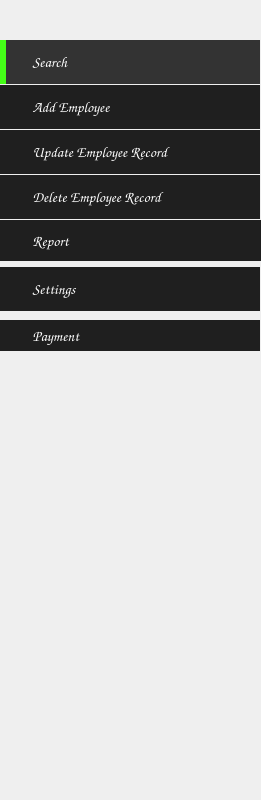
   <widget class="QWidget" name="leftWidget" native="true">
    <property name="geometry">
     <rect>
      <x>0</x>
      <y>-10</y>
      <width>261</width>
      <height>800</height>
     </rect>
    </property>
    <property name="styleSheet">
     <string notr="true">#leftWidget
{
	width:260px;
	background:#1F1F1F;
}</string>
    </property>
    <widget class="QPushButton" name="searchButton">
     <property name="geometry">
      <rect>
       <x>0</x>
       <y>40</y>
       <width>260</width>
       <height>44</height>
      </rect>
     </property>
     <property name="font">
      <font>
       <family>Comic Sans MS</family>
       <pointsize>11</pointsize>
      </font>
     </property>
     <property name="styleSheet">
      <string notr="true">#searchButton
{
	text-align:left;
	padding-left:20px;
	border:none;
	border-left:6px solid #44FF17;
	color:white;	
	background:#333333;
}</string>
     </property>
     <property name="text">
      <string>  Search</string>
     </property>
     <property name="icon">
      <iconset resource="../recources/resources.qrc">
       <normaloff>:/Images/icons8_Find_User_Male_50px.png</normaloff>:/Images/icons8_Find_User_Male_50px.png</iconset>
     </property>
     <property name="iconSize">
      <size>
       <width>32</width>
       <height>32</height>
      </size>
     </property>
    </widget>
    <widget class="QPushButton" name="addEmpButton">
     <property name="geometry">
      <rect>
       <x>0</x>
       <y>85</y>
       <width>260</width>
       <height>44</height>
      </rect>
     </property>
     <property name="font">
      <font>
       <family>Comic Sans MS</family>
       <pointsize>11</pointsize>
      </font>
     </property>
     <property name="styleSheet">
      <string notr="true">#addEmpButton
{
	text-align:left;
	padding-left:26px;
	border:none;	
	color:white;	
	background:#1F1F1F;
}
#addEmpButton:hover
{
	text-align:left;
	padding-left:26px;
	border:none;	
	color:white;	
	background:#333;
}</string>
     </property>
     <property name="text">
      <string>  Add Employee</string>
     </property>
     <property name="icon">
      <iconset resource="../recources/resources.qrc">
       <normaloff>:/Images/icons8_Add_User_Male_50px.png</normaloff>:/Images/icons8_Add_User_Male_50px.png</iconset>
     </property>
     <property name="iconSize">
      <size>
       <width>32</width>
       <height>32</height>
      </size>
     </property>
    </widget>
    <widget class="QPushButton" name="updateEmpButton">
     <property name="geometry">
      <rect>
       <x>0</x>
       <y>130</y>
       <width>260</width>
       <height>44</height>
      </rect>
     </property>
     <property name="font">
      <font>
       <family>Comic Sans MS</family>
       <pointsize>11</pointsize>
      </font>
     </property>
     <property name="styleSheet">
      <string notr="true">#updateEmpButton
{
	text-align:left;
	padding-left:26px;
	border:none;	
	color:white;	
	background:#1F1F1F;
}
#updateEmpButton:hover
{
	text-align:left;
	padding-left:26px;
	border:none;	
	color:white;	
	background:#333;
}</string>
     </property>
     <property name="text">
      <string>  Update Employee Record</string>
     </property>
     <property name="icon">
      <iconset resource="../recources/resources.qrc">
       <normaloff>:/Images/icons8_Registration_50px.png</normaloff>:/Images/icons8_Registration_50px.png</iconset>
     </property>
     <property name="iconSize">
      <size>
       <width>32</width>
       <height>32</height>
      </size>
     </property>
    </widget>
    <widget class="QPushButton" name="deleteEmpButton">
     <property name="geometry">
      <rect>
       <x>0</x>
       <y>175</y>
       <width>260</width>
       <height>44</height>
      </rect>
     </property>
     <property name="font">
      <font>
       <family>Comic Sans MS</family>
       <pointsize>11</pointsize>
      </font>
     </property>
     <property name="styleSheet">
      <string notr="true">#deleteEmpButton
{
	text-align:left;
	padding-left:26px;
	border:none;	
	color:white;	
	background:#1F1F1F;
}
#deleteEmpButton:hover
{
	text-align:left;
	padding-left:26px;
	border:none;	
	color:white;	
	background:#333;
}</string>
     </property>
     <property name="text">
      <string>  Delete Employee Record</string>
     </property>
     <property name="icon">
      <iconset resource="../recources/resources.qrc">
       <normaloff>:/Images/icons8_Remove_User_Male_50px.png</normaloff>:/Images/icons8_Remove_User_Male_50px.png</iconset>
     </property>
     <property name="iconSize">
      <size>
       <width>32</width>
       <height>32</height>
      </size>
     </property>
    </widget>
    <widget class="QPushButton" name="reportButton">
     <property name="geometry">
      <rect>
       <x>0</x>
       <y>220</y>
       <width>261</width>
       <height>41</height>
      </rect>
     </property>
     <property name="font">
      <font>
       <family>Comic Sans MS</family>
       <pointsize>11</pointsize>
      </font>
     </property>
     <property name="styleSheet">
      <string notr="true">#reportButton
{
	text-align:left;
	padding-left:26px;
	border:none;	
	color:white;	
	background:#1F1F1F;
}
#reportButton:hover
{
	text-align:left;
	padding-left:26px;	
	border:none;	
	color:white;	
	background:#333333;
}</string>
     </property>
     <property name="text">
      <string>  Report</string>
     </property>
     <property name="icon">
      <iconset resource="../recources/resources.qrc">
       <normaloff>:/Images/baseline_summarize_white_48dp.png</normaloff>:/Images/baseline_summarize_white_48dp.png</iconset>
     </property>
     <property name="iconSize">
      <size>
       <width>32</width>
       <height>32</height>
      </size>
     </property>
    </widget>
    <widget class="QPushButton" name="aboutButton">
     <property name="geometry">
      <rect>
       <x>0</x>
       <y>320</y>
       <width>260</width>
       <height>31</height>
      </rect>
     </property>
     <property name="font">
      <font>
       <family>Comic Sans MS</family>
       <pointsize>11</pointsize>
      </font>
     </property>
     <property name="styleSheet">
      <string notr="true">#aboutButton
{
	text-align:left;
	padding-left:26px;
	border:none;	
	color:white;	
	background:#1F1F1F;
}
#aboutButton:hover
{
	text-align:left;
	padding-left:26px;	
	border:none;	
	color:white;	
	background:#333333;
}</string>
     </property>
     <property name="text">
      <string>  Payment</string>
     </property>
     <property name="icon">
      <iconset resource="../recources/resources.qrc">
       <normaloff>:/Images/baseline_paid_white_48dp.png</normaloff>:/Images/baseline_paid_white_48dp.png</iconset>
     </property>
     <property name="iconSize">
      <size>
       <width>32</width>
       <height>32</height>
      </size>
     </property>
    </widget>
    <widget class="QPushButton" name="settingsButton">
     <property name="geometry">
      <rect>
       <x>0</x>
       <y>267</y>
       <width>260</width>
       <height>44</height>
      </rect>
     </property>
     <property name="font">
      <font>
       <family>Comic Sans MS</family>
       <pointsize>11</pointsize>
      </font>
     </property>
     <property name="styleSheet">
      <string notr="true">#settingsButton
{
	text-align:left;
	padding-left:26px;
	border:none;	
	color:white;	
	background:#1F1F1F;
}
#settingsButton:hover
{
	text-align:left;
	padding-left:26px;	
	border:none;	
	color:white;	
	background:#333333;
}</string>
     </property>
     <property name="text">
      <string>  Settings</string>
     </property>
     <property name="icon">
      <iconset resource="../recources/resources.qrc">
       <normaloff>:/Images/baseline_settings_white_48dp.png</normaloff>:/Images/baseline_settings_white_48dp.png</iconset>
     </property>
     <property name="iconSize">
      <size>
       <width>32</width>
       <height>32</height>
      </size>
     </property>
    </widget>
   </widget>
